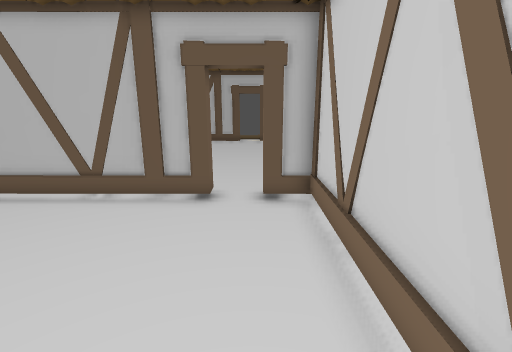
view 1 (above)

14 first-person views from a walk through a Godot game level. The camera is 1.5 m above the floor, tilts 14° down and sees 85° across. The floor is counted in squares, 0.5 m on a side. Each view is taken from the middle of a square. On the plan, view 1 faces up. The plan holds only what a view shows up to about 20 squares ahead; the rest is blank. The place goes on beyond the plan.

view 2
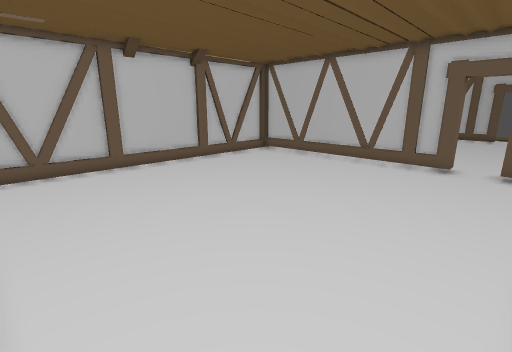

view 3
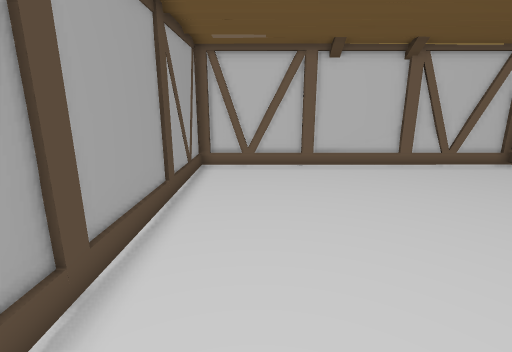

view 4
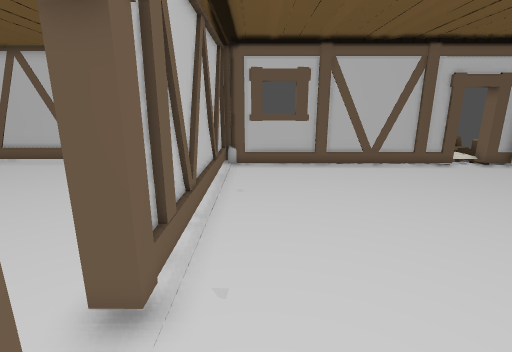

view 5
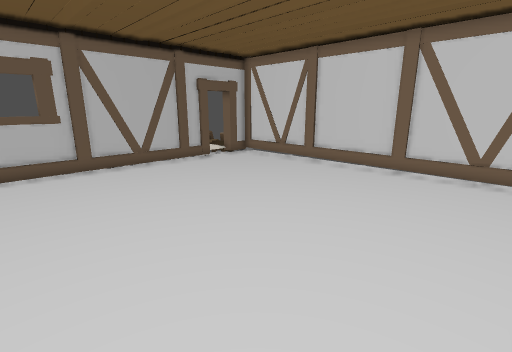

view 6
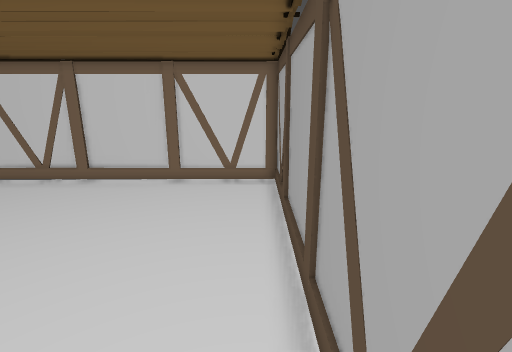

view 7
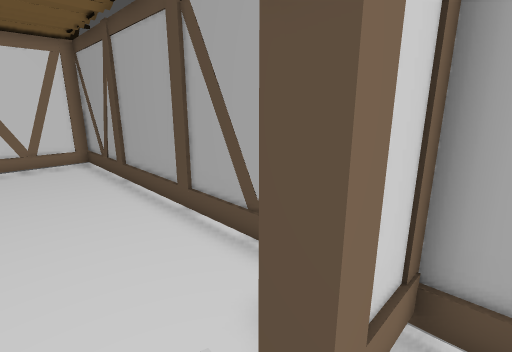

view 8
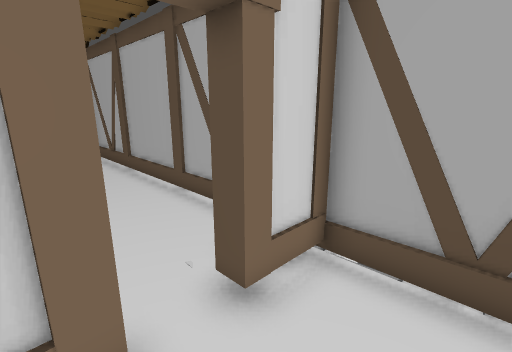

view 9
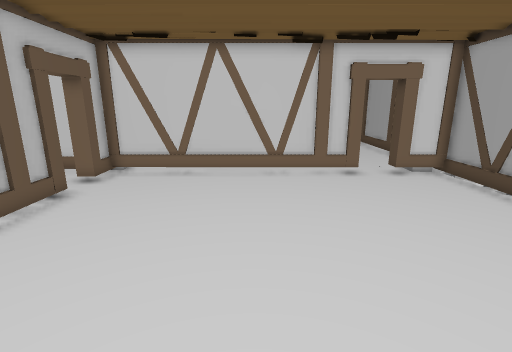

view 10
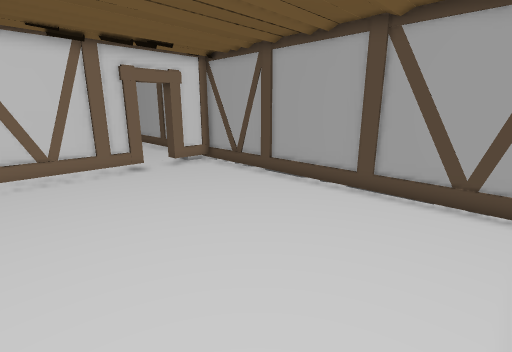

view 11
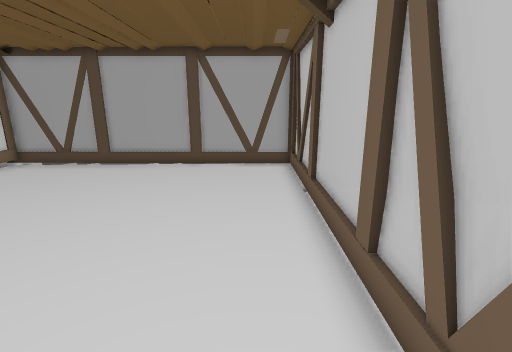

view 12
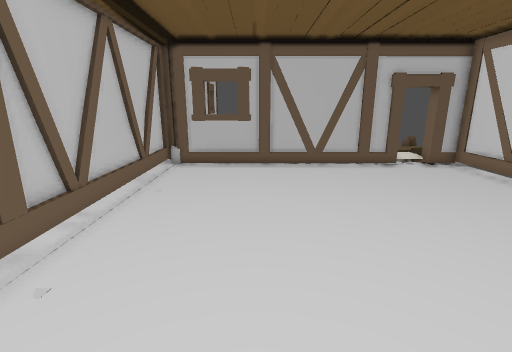

view 13
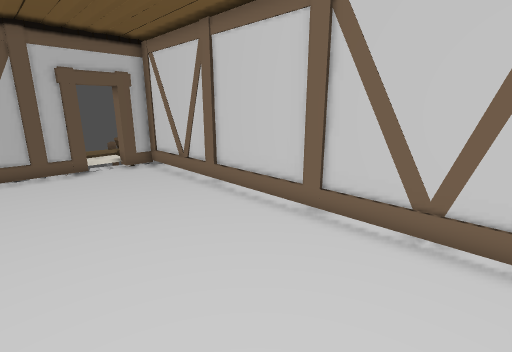

view 14
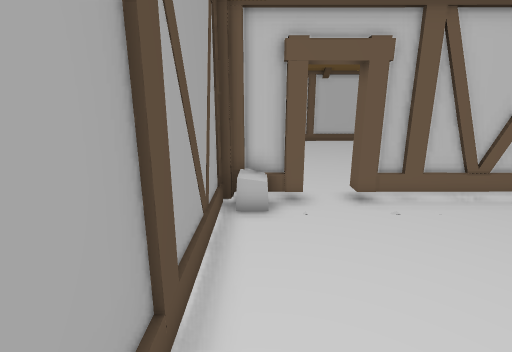

### Floor plan
Key: @ floor where view 1 was taken; # wall or solid block; . main floor; : floor 0.5 m higher than the main floor; = window, fence, low wall or low ledge; T thing the floor can be seen under or through.
Columns run from 13 left of view 1 to 18 right of it. Each row starts with its distance up from view 1.
  9 ##############T###=#############
  8 #..............T...............#
  7 #..............T...............#
  6 #..............T...............#
  5 #..............T...............#
  4 #..............T...............#
  3 #..............T...............#
  2 #..............T...............#
  1 #..............T...............#
  0 #............@.T...............#
 -1 #..............T...............#
 -2 #..............T...............#
 -3 #..............................#
 -4 #..............................#
 -5 #..............#...............#
 -6 #..............#:..............#
 -7 ################################

Positions as (right, up) in squares from view 1, and headings:
1: (0, 0), facing up
2: (1, -6), facing up-left
3: (1, -4), facing left
4: (4, -6), facing up
5: (4, -6), facing up-right
6: (3, -6), facing right
7: (1, -3), facing down-right
8: (-1, -2), facing down-right
9: (-11, 2), facing right
10: (-12, 3), facing down-right
11: (-11, 8), facing down
12: (7, -6), facing up
13: (11, -6), facing up-right
14: (11, -6), facing left
